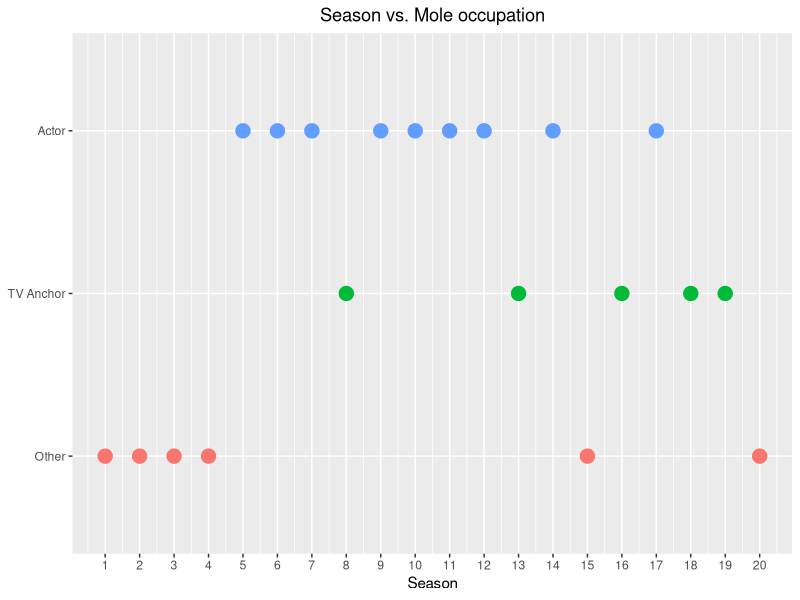
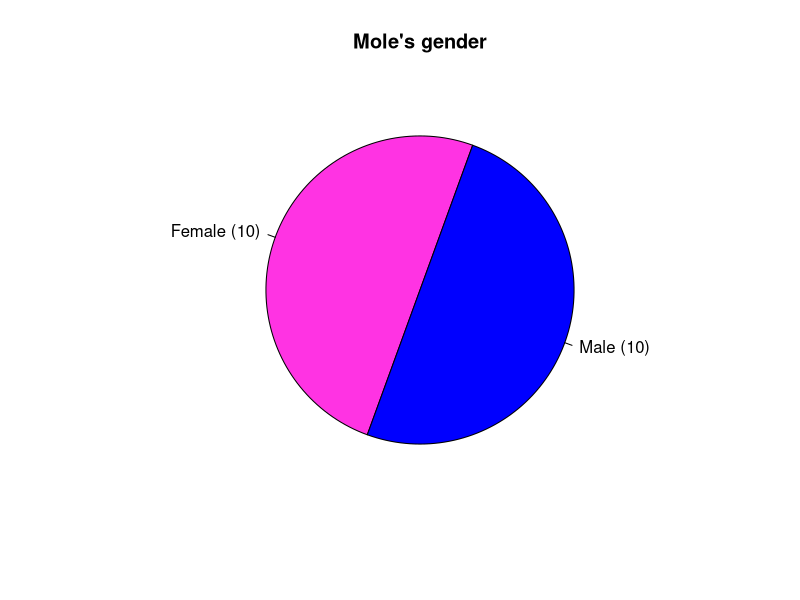
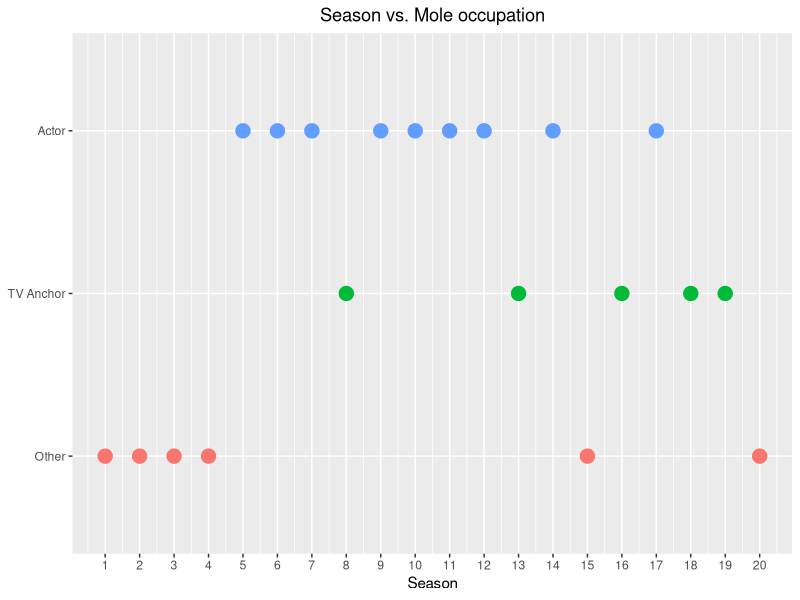

Generate these figures, in order, with R:
library(plyr)
library(ggplot2)
mole_data = read.table("moles_data.txt", sep = "\t", header = TRUE)

# ~~~ Gender pie chart ~~~ 
jpeg("Gender-Pie-Chart.jpg", width = 500, height = 500)
gender_ag = count(mole_data$Mol_gender)
labels = paste(c("Female (", "Male ("), gender_ag$freq, c(")", ")"), sep = "")
pie(gender_ag$freq, labels, init.angle = 70, 
    main = "Mole's gender", col = c("#ff33e3", "blue"))
dev.off()

# ~~~ Time vs occupation chart ~~~
occ_presentator = mapply(grepl, "presentator", mole_data$Mol_occupation)
occ_actor = mapply(grepl, "acteur|actrice", mole_data$Mol_occupation)

x = 1:20
y = rep("Other", 20)
y[occ_actor] = "Actor"
y[occ_presentator] = "TV Anchor"
y = factor(y, levels = c("Other", "TV Anchor", "Actor"))
df = data.frame(x, y)

ggplot(df, aes(x = x, y = y, color = y)) + geom_point(aes(size = 2)) +   
  scale_x_continuous("Season", labels = waiver(), breaks = 1:20) + ylab(NULL) +
  ggtitle("Season vs. Mole occupation") + theme(legend.position="none") +
  theme(plot.title = element_text(hjust=0.5))
ggsave("Time-vs-occupation.jpg", width = 10, height = 2)


